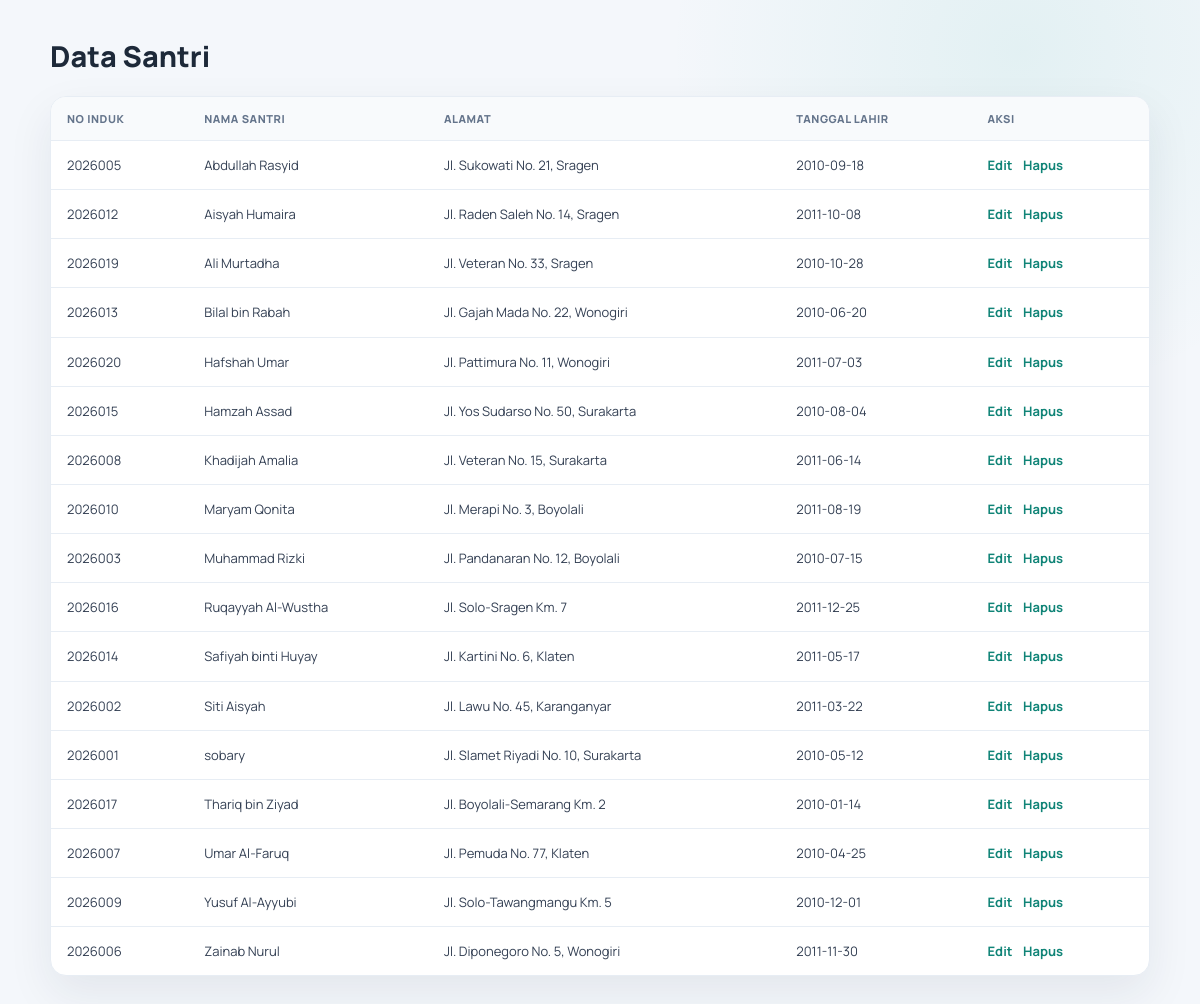
The app's page /data.php with its own data.
### tables this page shows
CREATE TABLE `tb_santri` (
  `no_induk` int(11) NOT NULL,
  `nama_santri` varchar(50) NOT NULL,
  `tmpt_lahir` varchar(100) NOT NULL,
  `tgl_lahir` date NOT NULL,
  `alamat` text NOT NULL,
  `nama_wali` varchar(50) DEFAULT NULL,
  `telp_santri` varchar(20) DEFAULT NULL,
  `telp_wali` varchar(20) DEFAULT NULL
);

### data.php (the view, shortened to what this page needs)
<!DOCTYPE html>
<html lang="id">
<head>
    <link rel="stylesheet" href="style.css">
</head>
<body>
    <main class="legacy-data-page">
        <h1>Data Santri</h1>
        <div class="legacy-table-wrap">
            <table class="legacy-table">
                <thead>
                    <tr>
                        <th>No Induk</th>
                        <th>Nama Santri</th>
                        <th>Alamat</th>
                        <th>Tanggal lahir</th>
                        <th>Aksi</th>
                    </tr>
                </thead>
                <tbody>
<?php
$databaseError = false;
$result = false;
try {
    require_once __DIR__ . '/koneksi.php';
    $result = $conn->query('SELECT * FROM tb_santri ORDER BY nama_santri ASC');
} catch (mysqli_sql_exception $exception) {
    error_log('Gagal mengambil data santri: ' . $exception->getMessage());
    $databaseError = true;
}
?>
<?php if ($databaseError): ?>
                    <tr>
                        <td colspan="5">
                            <p class="database-error" role="alert">
                                Database tidak dapat diakses. Pastikan MySQL aktif di XAMPP dan database db_almahir tersedia.
                            </p>
                        </td>
                    </tr>
<?php else: ?>
<?php while ($data = $result->fetch_assoc()): ?>
                    <tr>
                        <td><?php echo $data['no_induk']; ?></td>
                        <td><?php echo $data['nama_santri']; ?></td>
                        <td><?php echo $data['alamat']; ?></td>
                        <td><?php echo $data['tgl_lahir']; ?></td>
                        <td class="legacy-actions">
                            <a href="edit_santri.php?no_induk=<?php echo $data['no_induk']; ?>">Edit</a>
                            <a href="hapus_santri.php?no_induk=<?php echo $data['no_induk']; ?>" onclick="return confirm('Apakah Anda yakin ingin menghapus data ini?')">Hapus</a>
                        </td>
                    </tr>
<?php endwhile; ?>
<?php endif; ?>
                </tbody>
            </table>
        </div>
    </main>
</body>
</html>

### style.css (style rules this page uses)
:root { color-scheme: light; --navy: #17243d; --navy-deep: #101b30; --ink: #1d2939; --muted: #667085; --canvas: #f4f7fb; --card: #ffffff; --line: #e7edf4; --teal: #16a394; --teal-dark: #108477; --teal-pale: #eaf8f5; --blue: #2563eb; --blue-dark: #1d4ed8; --red: #dc2626; --red-dark: #b91c1c; --amber: #f59e0b; --rose: #e11d48; --shadow: 0 18px 45px rgba(23, 36, 61, .08); }
* { box-sizing: border-box; }
html { min-width: 320px; min-height: 100%; }
body { min-width: 320px; min-height: 100vh; margin: 0; background: radial-gradient(circle at 85% 5%, rgba(22, 163, 148, .08), transparent 22rem), var(--canvas); color: var(--ink); font-family: 'Manrope', 'Segoe UI', sans-serif; -webkit-font-smoothing: antialiased; }
a { color: inherit; text-decoration: none; }
.legacy-data-page { width: min(1100px, calc(100% - 48px)); margin: 36px auto; }
.legacy-data-page h1 { margin: 0 0 20px; color: var(--ink); font-size: clamp(26px, 2.4vw, 32px); font-weight: 800; }
.legacy-table-wrap { width: 100%; overflow-x: auto; overscroll-behavior-x: contain; border: 1px solid var(--line); border-radius: 16px; background: var(--card); box-shadow: var(--shadow); }
.legacy-table { width: 100%; min-width: 640px; border-spacing: 0; border-collapse: separate; text-align: left; }
.legacy-table th, .legacy-table td { padding: 14px 16px; border-bottom: 1px solid var(--line); vertical-align: middle; }
.legacy-table th { background: #f8fafc; color: #64748b; font-size: 11px; font-weight: 800; letter-spacing: .55px; text-transform: uppercase; white-space: nowrap; }
.legacy-table td { color: #344054; font-size: 13px; line-height: 1.55; overflow-wrap: anywhere; }
.legacy-table tbody tr:last-child td { border-bottom: 0; }
.legacy-actions { white-space: nowrap; }
.legacy-actions a { display: inline-block; margin-right: 8px; color: var(--teal-dark); font-weight: 700; }

### records on screen
tb_santri: no_induk "2026005", nama_santri "Abdullah Rasyid", alamat "Jl. Sukowati No. 21, Sragen", tgl_lahir "2010-09-18"
tb_santri: no_induk "2026012", nama_santri "Aisyah Humaira", alamat "Jl. Raden Saleh No. 14, Sragen", tgl_lahir "2011-10-08"
tb_santri: no_induk "2026019", nama_santri "Ali Murtadha", alamat "Jl. Veteran No. 33, Sragen", tgl_lahir "2010-10-28"
tb_santri: no_induk "2026013", nama_santri "Bilal bin Rabah", alamat "Jl. Gajah Mada No. 22, Wonogiri", tgl_lahir "2010-06-20"
tb_santri: no_induk "2026020", nama_santri "Hafshah Umar", alamat "Jl. Pattimura No. 11, Wonogiri", tgl_lahir "2011-07-03"
tb_santri: no_induk "2026015", nama_santri "Hamzah Assad", alamat "Jl. Yos Sudarso No. 50, Surakarta", tgl_lahir "2010-08-04"
tb_santri: no_induk "2026008", nama_santri "Khadijah Amalia", alamat "Jl. Veteran No. 15, Surakarta", tgl_lahir "2011-06-14"
tb_santri: no_induk "2026010", nama_santri "Maryam Qonita", alamat "Jl. Merapi No. 3, Boyolali", tgl_lahir "2011-08-19"
tb_santri: no_induk "2026003", nama_santri "Muhammad Rizki", alamat "Jl. Pandanaran No. 12, Boyolali", tgl_lahir "2010-07-15"
tb_santri: no_induk "2026016", nama_santri "Ruqayyah Al-Wustha", alamat "Jl. Solo-Sragen Km. 7", tgl_lahir "2011-12-25"
tb_santri: no_induk "2026014", nama_santri "Safiyah binti Huyay", alamat "Jl. Kartini No. 6, Klaten", tgl_lahir "2011-05-17"
tb_santri: no_induk "2026002", nama_santri "Siti Aisyah", alamat "Jl. Lawu No. 45, Karanganyar", tgl_lahir "2011-03-22"
tb_santri: no_induk "2026001", nama_santri "sobary", alamat "Jl. Slamet Riyadi No. 10, Surakarta", tgl_lahir "2010-05-12"
tb_santri: no_induk "2026017", nama_santri "Thariq bin Ziyad", alamat "Jl. Boyolali-Semarang Km. 2", tgl_lahir "2010-01-14"
tb_santri: no_induk "2026007", nama_santri "Umar Al-Faruq", alamat "Jl. Pemuda No. 77, Klaten", tgl_lahir "2010-04-25"
tb_santri: no_induk "2026009", nama_santri "Yusuf Al-Ayyubi", alamat "Jl. Solo-Tawangmangu Km. 5", tgl_lahir "2010-12-01"
tb_santri: no_induk "2026006", nama_santri "Zainab Nurul", alamat "Jl. Diponegoro No. 5, Wonogiri", tgl_lahir "2011-11-30"
